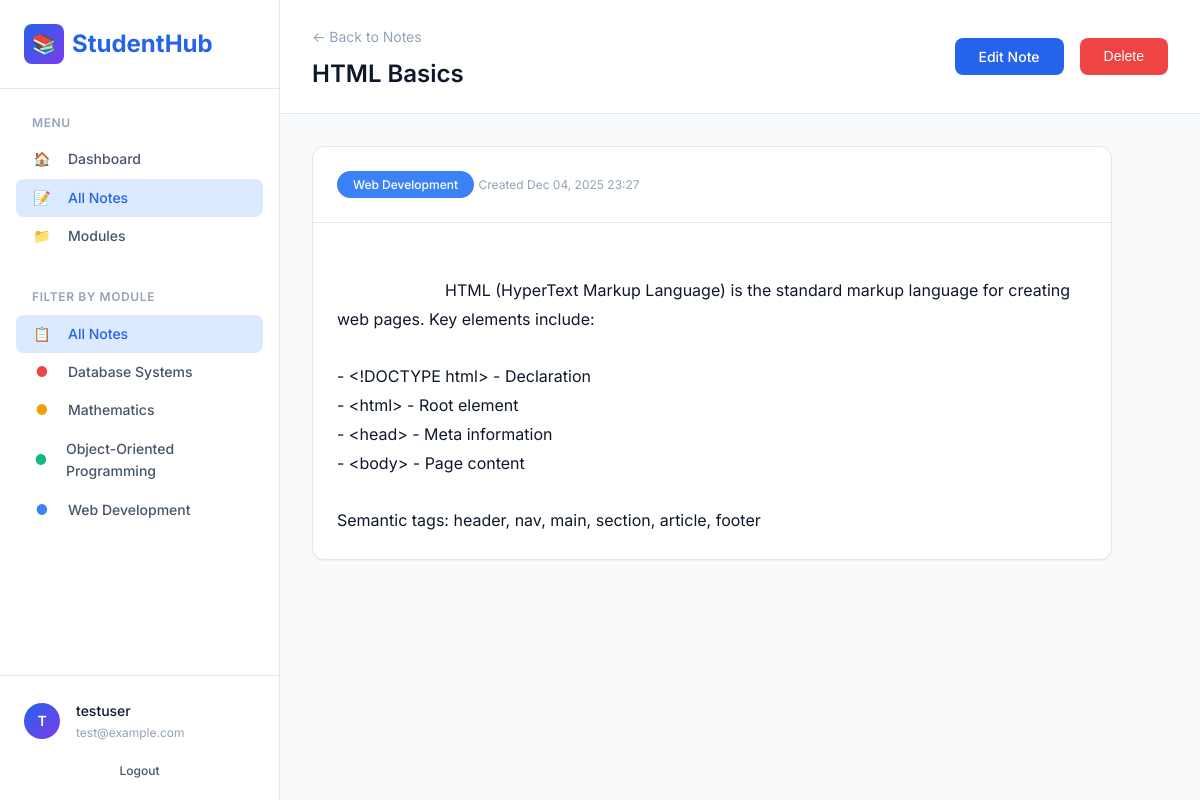
The page /notes.php?action=view&id=1 (signed in) on the database its author committed.
### tables this page shows
CREATE TABLE IF NOT EXISTS modules (
    id INT AUTO_INCREMENT PRIMARY KEY,
    name VARCHAR(100) NOT NULL,
    user_id INT NOT NULL,
    color VARCHAR(7) DEFAULT '#3B82F6',
    created_at DATETIME DEFAULT CURRENT_TIMESTAMP,
    updated_at DATETIME DEFAULT CURRENT_TIMESTAMP ON UPDATE CURRENT_TIMESTAMP,
    FOREIGN KEY (user_id) REFERENCES users(id) ON DELETE CASCADE,
    INDEX idx_user_id (user_id)
);

CREATE TABLE IF NOT EXISTS notes (
    id INT AUTO_INCREMENT PRIMARY KEY,
    title VARCHAR(255) NOT NULL,
    content TEXT NOT NULL,
    module_id INT NOT NULL,
    user_id INT NOT NULL,
    created_at DATETIME DEFAULT CURRENT_TIMESTAMP,
    updated_at DATETIME DEFAULT CURRENT_TIMESTAMP ON UPDATE CURRENT_TIMESTAMP,
    FOREIGN KEY (module_id) REFERENCES modules(id) ON DELETE CASCADE,
    FOREIGN KEY (user_id) REFERENCES users(id) ON DELETE CASCADE,
    INDEX idx_module_id (module_id),
    INDEX idx_user_id (user_id),
    INDEX idx_created_at (created_at)
);

### includes/functions.php (called while the page is built, shortened)
<?php
function escape($data) {
    return htmlspecialchars($data, ENT_QUOTES, 'UTF-8');
}
function getCurrentUsername() {
    return $_SESSION['username'] ?? null;
}
function getUserModules($userId) {
    $db = getDB();
    $stmt = $db->prepare("SELECT * FROM modules WHERE user_id = ? ORDER BY name");
    $stmt->execute([$userId]);
    return $stmt->fetchAll();
}
function getNoteById($noteId, $userId) {
    $db = getDB();
    $stmt = $db->prepare("SELECT * FROM notes WHERE id = ? AND user_id = ?");
    $stmt->execute([$noteId, $userId]);
    return $stmt->fetch();
}
function getModuleById($moduleId, $userId) {
    $db = getDB();
    $stmt = $db->prepare("SELECT * FROM modules WHERE id = ? AND user_id = ?");
    $stmt->execute([$moduleId, $userId]);
    return $stmt->fetch();
}
function formatDateTime($datetime) {
    return date('M d, Y H:i', strtotime($datetime));
}
?>

### notes.php (the view, shortened to what this page needs)
<?php
require_once 'includes/functions.php';
$userId = getCurrentUserId();
$username = getCurrentUsername();
$errors = [];
$action = $_GET['action'] ?? 'list';
$noteId = isset($_GET['id']) ? (int)$_GET['id'] : 0;
$modules = getUserModules($userId);
$filterModule = isset($_GET['module']) ? (int)$_GET['module'] : null;
$currentNote = null;
if (($action === 'edit' || $action === 'view') && $noteId) {
    $currentNote = getNoteById($noteId, $userId);
}
require_once 'includes/header.php';
?>
<aside class="sidebar">
    <div class="sidebar-header">
        <a href="dashboard.php" class="logo">
            <div class="logo-icon">📚</div>
            <span>StudentHub</span>
        </a>
    </div>
    <nav class="sidebar-nav">
        <div class="sidebar-section">
            <div class="sidebar-section-title">Menu</div>
            <a href="dashboard.php" class="sidebar-link">
                <span class="sidebar-link-icon">🏠</span>
                <span>Dashboard</span>
            </a>
            <a href="notes.php" class="sidebar-link active">
                <span class="sidebar-link-icon">📝</span>
                <span>All Notes</span>
            </a>
            <a href="modules.php" class="sidebar-link">
                <span class="sidebar-link-icon">📁</span>
                <span>Modules</span>
            </a>
        </div>
        <div class="sidebar-section">
            <div class="sidebar-section-title">Filter by Module</div>
            <a href="notes.php" class="sidebar-link <?= !$filterModule ? 'active' : '' ?>">
                <span class="sidebar-link-icon">📋</span>
                <span>All Notes</span>
            </a>
            <?php foreach ($modules as $module): ?>
                <a href="notes.php?module=<?= $module['id'] ?>"
                   class="sidebar-link <?= $filterModule == $module['id'] ? 'active' : '' ?>">
                    <span class="sidebar-link-icon" style="color: <?= escape($module['color']) ?>">●</span>
                    <span><?= escape($module['name']) ?></span>
                </a>
            <?php endforeach; ?>
        </div>
    </nav>
    <div class="sidebar-footer">
        <div class="user-menu">
            <div class="user-avatar">
                <?= strtoupper(substr($username, 0, 1)) ?>
            </div>
            <div class="user-info">
                <div class="user-name"><?= escape($username) ?></div>
                <div class="user-email"><?= escape($_SESSION['email']) ?></div>
            </div>
        </div>
        <a href="logout.php" class="btn btn-ghost btn-sm" style="width: 100%; margin-top: 0.5rem;">
            Logout
        </a>
    </div>
</aside>
<main class="main-content">
    <?php if ($action === 'add' || $action === 'edit'): ?>
        <header class="content-header">
            <h1><?= $action === 'add' ? 'Add New Note' : 'Edit Note' ?></h1>
            <a href="notes.php" class="btn btn-secondary">← Back to Notes</a>
        </header>
        <div class="content-body">
            <?php if (!empty($errors)): ?>
                <div class="alert alert-error">
                    <ul style="margin: 0; padding-left: 1.25rem;">
                        <?php foreach ($errors as $error): ?>
                            <li><?= escape($error) ?></li>
                        <?php endforeach; ?>
                    </ul>
                </div>
            <?php endif; ?>
            <?php if (empty($modules)): ?>
                <div class="alert alert-warning">
                    <p style="margin: 0;">You need to create a module first before adding notes.</p>
                </div>
                <a href="modules.php" class="btn btn-primary">Create Module</a>
            <?php else: ?>
                <div class="card" style="max-width: 800px;">
                    <div class="card-body">
                        <form method="POST" action="notes.php">
                            <input type="hidden" name="csrf_token" value="<?= generateCSRFToken() ?>">
                            <input type="hidden" name="action" value="<?= $action ?>">
                            <?php if ($action === 'edit' && $currentNote): ?>
                                <input type="hidden" name="note_id" value="<?= $currentNote['id'] ?>">
                            <?php endif; ?>
                            <div class="form-group">
                                <label class="form-label" for="title">Title</label>
                                <input
                                    type="text"
                                    id="title"
                                    name="title"
                                    class="form-input"
                                    placeholder="Enter note title"
                                    value="<?= escape($currentNote['title'] ?? $_POST['title'] ?? '') ?>"
                                    required
                                    maxlength="255"
                                >
                            </div>
                            <div class="form-group">
                                <label class="form-label" for="module_id">Module</label>
                                <select id="module_id" name="module_id" class="form-select" required>
                                    <option value="">Select a module</option>
                                    <?php foreach ($modules as $module): ?>
                                        <option
                                            value="<?= $module['id'] ?>"
                                            <?= ($currentNote['module_id'] ?? $_POST['module_id'] ?? '') == $module['id'] ? 'selected' : '' ?>
                                        >
                                            <?= escape($module['name']) ?>
                                        </option>
                                    <?php endforeach; ?>
                                </select>
                            </div>
                            <div class="form-group">
                                <label class="form-label" for="content">Content</label>
                                <textarea
                                    id="content"
                                    name="content"
                                    class="form-textarea"
                                    placeholder="Write your note content here..."
                                    required
                                    style="min-height: 300px;"
                                ><?= escape($currentNote['content'] ?? $_POST['content'] ?? '') ?></textarea>
                            </div>
                            <div class="flex gap-2">
                                <button type="submit" class="btn btn-primary">
                                    <?= $action === 'add' ? 'Create Note' : 'Save Changes' ?>
                                </button>
                                <a href="notes.php" class="btn btn-secondary">Cancel</a>
                            </div>
                        </form>
                    </div>
                </div>
            <?php endif; ?>
        </div>
    <?php elseif ($action === 'view' && $currentNote): ?>
        <header class="content-header">
            <div>
                <a href="notes.php" style="color: var(--text-muted); font-size: 0.875rem;">← Back to Notes</a>
                <h1 style="margin-top: 0.5rem;"><?= escape($currentNote['title']) ?></h1>
            </div>
            <div class="flex gap-2">
                <a href="notes.php?action=edit&id=<?= $currentNote['id'] ?>" class="btn btn-primary">Edit Note</a>
                <form method="POST" style="display: inline;">
                    <button type="submit" class="btn btn-danger" data-confirm="Delete this note? This cannot be undone.">Delete</button>
                </form>
            </div>
        </header>
        <div class="content-body">
            <?php
                $noteModule = getModuleById($currentNote['module_id'], $userId);
            ?>
            <div class="card" style="max-width: 800px;">
                <div class="card-header">
                    <span class="module-pill" style="background-color: <?= escape($noteModule['color'] ?? '#3B82F6') ?>">
                        <?= escape($noteModule['name'] ?? 'Unknown') ?>
                    </span>
                    <span class="note-date">Created <?= formatDateTime($currentNote['created_at']) ?></span>
                </div>
                <div class="card-body">
                    <div style="white-space: pre-wrap; line-height: 1.8;">
                        <?= escape($currentNote['content']) ?>
                    </div>
                </div>
            </div>
        </div>
    <?php endif; ?>
</main>
<?php require_once 'includes/footer.php'; ?>

### rows shown on the page
modules: name "Database Systems"
modules: name "Mathematics"
modules: name "Object-Oriented Programming"
modules: name "Web Development"
notes: title "HTML Basics", created_at "Dec 04, 2025 23:27", content "HTML (HyperText Markup Language) is the standard markup language for creating web pages. Key elements include: - <!DOCTYPE html> - Declaration - <html> - Root element - <head> - Meta information - <body> - Page content Semantic tags: header, nav, main, section, article, footer"

### other values the page prints
substr($username, 0, 1) "T"
$username "testuser"
$_SESSION['email'] "test@example.com"
